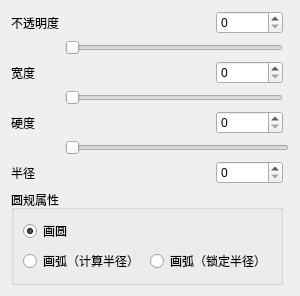
<?xml version="1.0" encoding="UTF-8"?>
<ui version="4.0">
 <class>SetBrushWidget</class>
 <widget class="QWidget" name="SetBrushWidget">
  <property name="geometry">
   <rect>
    <x>0</x>
    <y>0</y>
    <width>291</width>
    <height>229</height>
   </rect>
  </property>
  <property name="windowTitle">
   <string>Form</string>
  </property>
  <layout class="QGridLayout" name="gridLayout">
   <item row="7" column="1">
    <spacer name="horizontalSpacer_2">
     <property name="orientation">
      <enum>Qt::Horizontal</enum>
     </property>
     <property name="sizeHint" stdset="0">
      <size>
       <width>40</width>
       <height>20</height>
      </size>
     </property>
    </spacer>
   </item>
   <item row="10" column="1" colspan="3">
    <widget class="QSlider" name="sliderHardness">
     <property name="orientation">
      <enum>Qt::Horizontal</enum>
     </property>
    </widget>
   </item>
   <item row="1" column="1">
    <spacer name="horizontalSpacer_4">
     <property name="orientation">
      <enum>Qt::Horizontal</enum>
     </property>
     <property name="sizeHint" stdset="0">
      <size>
       <width>40</width>
       <height>20</height>
      </size>
     </property>
    </spacer>
   </item>
   <item row="6" column="1" colspan="2">
    <widget class="QSlider" name="sliderWidth">
     <property name="orientation">
      <enum>Qt::Horizontal</enum>
     </property>
    </widget>
   </item>
   <item row="7" column="0">
    <widget class="QLabel" name="label_3">
     <property name="text">
      <string>硬度</string>
     </property>
    </widget>
   </item>
   <item row="13" column="0" colspan="3">
    <widget class="QGroupBox" name="groupBox">
     <property name="title">
      <string>圆规属性</string>
     </property>
     <layout class="QGridLayout" name="gridLayout_2">
      <item row="0" column="0">
       <widget class="QRadioButton" name="radioButtonCircle">
        <property name="text">
         <string>画圆</string>
        </property>
        <property name="checked">
         <bool>true</bool>
        </property>
       </widget>
      </item>
      <item row="1" column="0">
       <widget class="QRadioButton" name="radioButtonArc">
        <property name="text">
         <string>画弧（计算半径）</string>
        </property>
       </widget>
      </item>
      <item row="1" column="1">
       <widget class="QRadioButton" name="radioButtonArcLR">
        <property name="text">
         <string>画弧（锁定半径）</string>
        </property>
       </widget>
      </item>
     </layout>
    </widget>
   </item>
   <item row="1" column="0">
    <widget class="QLabel" name="label">
     <property name="text">
      <string>不透明度</string>
     </property>
    </widget>
   </item>
   <item row="7" column="2">
    <widget class="QSpinBox" name="spinBoxHardness"/>
   </item>
   <item row="12" column="0">
    <widget class="QLabel" name="label_4">
     <property name="text">
      <string>半径</string>
     </property>
    </widget>
   </item>
   <item row="4" column="0">
    <widget class="QLabel" name="label_2">
     <property name="text">
      <string>宽度</string>
     </property>
    </widget>
   </item>
   <item row="4" column="1">
    <spacer name="horizontalSpacer_3">
     <property name="orientation">
      <enum>Qt::Horizontal</enum>
     </property>
     <property name="sizeHint" stdset="0">
      <size>
       <width>40</width>
       <height>20</height>
      </size>
     </property>
    </spacer>
   </item>
   <item row="4" column="2">
    <widget class="QSpinBox" name="spinBoxWidth"/>
   </item>
   <item row="12" column="1">
    <spacer name="horizontalSpacer">
     <property name="orientation">
      <enum>Qt::Horizontal</enum>
     </property>
     <property name="sizeHint" stdset="0">
      <size>
       <width>40</width>
       <height>20</height>
      </size>
     </property>
    </spacer>
   </item>
   <item row="1" column="2">
    <widget class="QSpinBox" name="spinBoxTransparency"/>
   </item>
   <item row="12" column="2">
    <widget class="QSpinBox" name="spinBoxRadius">
     <property name="maximum">
      <number>1000000000</number>
     </property>
    </widget>
   </item>
   <item row="3" column="1" colspan="2">
    <widget class="QSlider" name="sliderTransparency">
     <property name="orientation">
      <enum>Qt::Horizontal</enum>
     </property>
    </widget>
   </item>
  </layout>
 </widget>
 <resources/>
 <connections/>
</ui>
